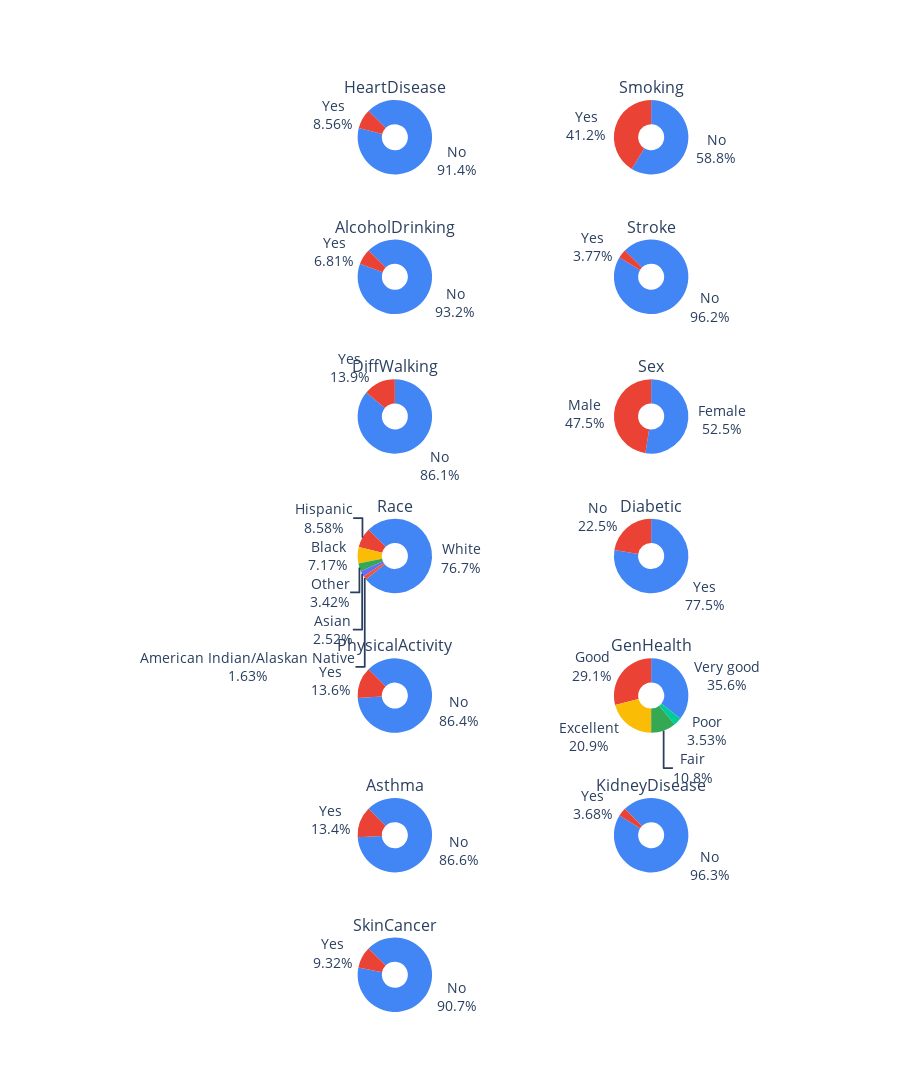

Source (notebook cell):
### Code cell
fig = make_subplots(
    rows=7, cols=2, subplot_titles=("HeartDisease", "Smoking",
                                    "AlcoholDrinking","Stroke",
                                    "DiffWalking", "Sex",
                                    'Race', 'Diabetic',
                                    'PhysicalActivity','GenHealth',
                                    'Asthma', 'KidneyDisease',
                                    'SkinCancer'),
    specs=[[{"type": "domain"}, {"type": "domain"}],
           [{"type": "domain"}, {"type": "domain"}],
           [{"type": "domain"}, {"type": "domain"}],
           [{"type": "domain"}, {"type": "domain"}],
           [{"type": "domain"}, {"type": "domain"}],
           [{"type": "domain"}, {"type": "domain"}],
           [{"type": "domain"}, {"type": "domain"}]],
)

colours = ['#4285f4', '#ea4335', '#fbbc05', '#34a853']

fig.add_trace(go.Pie(labels=np.array(heartdata['HeartDisease'].value_counts().index),
                     values=[x for x in heartdata['HeartDisease'].value_counts()], hole=.35,
                     textinfo='label+percent', rotation=-45, marker_colors=colours),
              row=1, col=1)

fig.add_trace(go.Pie(labels=np.array(heartdata['Smoking'].value_counts().index),
                     values=[x for x in heartdata['Smoking'].value_counts()], hole=.35,
                     textinfo='label+percent', marker_colors=colours),
              row=1, col=2)

fig.add_trace(go.Pie(labels=np.array(heartdata['AlcoholDrinking'].value_counts().index),
                     values=[x for x in heartdata['AlcoholDrinking'].value_counts()], hole=.35,
                     textinfo='label+percent', rotation=-45, marker_colors=colours),
              row=2, col=1)

fig.add_trace(go.Pie(labels=np.array(heartdata['Stroke'].value_counts().index),
                     values=[x for x in heartdata['Stroke'].value_counts()], hole=.35,
                     textinfo='label+percent', rotation=-45, marker_colors=colours),
              row=2, col=2)

fig.add_trace(go.Pie(labels=np.array(heartdata['DiffWalking'].value_counts().index),
                     values=[x for x in heartdata['DiffWalking'].value_counts()], hole=.35,
                     textinfo='label+percent', marker_colors=colours),
              row=3, col=1)

fig.add_trace(go.Pie(labels=np.array(heartdata['Sex'].value_counts().index),
                     values=[x for x in heartdata['Sex'].value_counts()], hole=.35,
                     textinfo='label+percent', marker_colors=colours),
              row=3, col=2)

fig.add_trace(go.Pie(labels=np.array(heartdata['Race'].value_counts().index),
                     values=[x for x in heartdata['Race'].value_counts()], hole=.35,
                     textinfo='label+percent', rotation=-45, marker_colors=colours),
              row=4, col=1)

fig.add_trace(go.Pie(labels=np.array(heartdata['PhysicalActivity'].value_counts().index),
                     values=[x for x in heartdata['PhysicalActivity'].value_counts()], hole=.35,
                     textinfo='label+percent', marker_colors=colours),
              row=4, col=2)

fig.add_trace(go.Pie(labels=np.array(heartdata['Diabetic'].value_counts().index),
                     values=[x for x in heartdata['Diabetic'].value_counts()], hole=.35,
                     textinfo='label+percent', rotation=-45, marker_colors=colours),
              row=5, col=1)

fig.add_trace(go.Pie(labels=np.array(heartdata['GenHealth'].value_counts().index),
                     values=[x for x in heartdata['GenHealth'].value_counts()], hole=.35,
                     textinfo='label+percent', marker_colors=colours),
              row=5, col=2)

fig.add_trace(go.Pie(labels=np.array(heartdata['Asthma'].value_counts().index),
                     values=[x for x in heartdata['Asthma'].value_counts()], hole=.35,
                     textinfo='label+percent', rotation=-45, marker_colors=colours),
              row=6, col=1)

fig.add_trace(go.Pie(labels=np.array(heartdata['KidneyDisease'].value_counts().index),
                     values=[x for x in heartdata['KidneyDisease'].value_counts()], hole=.35,
                     textinfo='label+percent', rotation=-45, marker_colors=colours),
              row=6, col=2)

fig.add_trace(go.Pie(labels=np.array(heartdata['SkinCancer'].value_counts().index),
                     values=[x for x in heartdata['SkinCancer'].value_counts()], hole=.35,
                     textinfo='label+percent', rotation=-45, marker_colors=colours),
              row=7, col=1)


fig.update_layout(height=3200, font=dict(size=14), showlegend=False)

fig.show()

### Figure 1 — Plotly figure (JSON) as saved in the notebook; plotly's stock layout.template omitted (floating-point values rounded to 4 significant figures)
{"data": [{"domain": {"x": [0, 0.45], "y": [0.9184, 1.0]}, "hole": 0.35, "labels": ["No", "Yes"], "marker": {"colors": ["#4285f4", "#ea4335", "#fbbc05", "#34a853"]}, "rotation": -45, "textinfo": "label+percent", "type": "pie", "values": [292422, 27373]}, {"domain": {"x": [0.55, 1], "y": [0.9184, 1.0]}, "hole": 0.35, "labels": ["No", "Yes"], "marker": {"colors": ["#4285f4", "#ea4335", "#fbbc05", "#34a853"]}, "textinfo": "label+percent", "type": "pie", "values": [187887, 131908]}, {"domain": {"x": [0, 0.45], "y": [0.7653, 0.8469]}, "hole": 0.35, "labels": ["No", "Yes"], "marker": {"colors": ["#4285f4", "#ea4335", "#fbbc05", "#34a853"]}, "rotation": -45, "textinfo": "label+percent", "type": "pie", "values": [298018, 21777]}, {"domain": {"x": [0.55, 1], "y": [0.7653, 0.8469]}, "hole": 0.35, "labels": ["No", "Yes"], "marker": {"colors": ["#4285f4", "#ea4335", "#fbbc05", "#34a853"]}, "rotation": -45, "textinfo": "label+percent", "type": "pie", "values": [307726, 12069]}, {"domain": {"x": [0, 0.45], "y": [0.6122, 0.6939]}, "hole": 0.35, "labels": ["No", "Yes"], "marker": {"colors": ["#4285f4", "#ea4335", "#fbbc05", "#34a853"]}, "textinfo": "label+percent", "type": "pie", "values": [275385, 44410]}, {"domain": {"x": [0.55, 1], "y": [0.6122, 0.6939]}, "hole": 0.35, "labels": ["Female", "Male"], "marker": {"colors": ["#4285f4", "#ea4335", "#fbbc05", "#34a853"]}, "textinfo": "label+percent", "type": "pie", "values": [167805, 151990]}, {"domain": {"x": [0, 0.45], "y": [0.4592, 0.5408]}, "hole": 0.35, "labels": ["White", "Hispanic", "Black", "Other", "Asian", "American Indian/Alaskan Native"], "marker": {"colors": ["#4285f4", "#ea4335", "#fbbc05", "#34a853"]}, "rotation": -45, "textinfo": "label+percent", "type": "pie", "values": [245212, 27446, 22939, 10928, 8068, 5202]}, {"domain": {"x": [0.55, 1], "y": [0.4592, 0.5408]}, "hole": 0.35, "labels": ["Yes", "No"], "marker": {"colors": ["#4285f4", "#ea4335", "#fbbc05", "#34a853"]}, "textinfo": "label+percent", "type": "pie", "values": [247957, 71838]}, {"domain": {"x": [0, 0.45], "y": [0.3061, 0.3878]}, "hole": 0.35, "labels": ["No", "Yes"], "marker": {"colors": ["#4285f4", "#ea4335", "#fbbc05", "#34a853"]}, "rotation": -45, "textinfo": "label+percent", "type": "pie", "values": [276434, 43361]}, {"domain": {"x": [0.55, 1], "y": [0.3061, 0.3878]}, "hole": 0.35, "labels": ["Very good", "Good", "Excellent", "Fair", "Poor"], "marker": {"colors": ["#4285f4", "#ea4335", "#fbbc05", "#34a853"]}, "textinfo": "label+percent", "type": "pie", "values": [113858, 93129, 66842, 34677, 11289]}, {"domain": {"x": [0, 0.45], "y": [0.1531, 0.2347]}, "hole": 0.35, "labels": ["No", "Yes"], "marker": {"colors": ["#4285f4", "#ea4335", "#fbbc05", "#34a853"]}, "rotation": -45, "textinfo": "label+percent", "type": "pie", "values": [276923, 42872]}, {"domain": {"x": [0.55, 1], "y": [0.1531, 0.2347]}, "hole": 0.35, "labels": ["No", "Yes"], "marker": {"colors": ["#4285f4", "#ea4335", "#fbbc05", "#34a853"]}, "rotation": -45, "textinfo": "label+percent", "type": "pie", "values": [308016, 11779]}, {"domain": {"x": [0, 0.45], "y": [0, 0.08163]}, "hole": 0.35, "labels": ["No", "Yes"], "marker": {"colors": ["#4285f4", "#ea4335", "#fbbc05", "#34a853"]}, "rotation": -45, "textinfo": "label+percent", "type": "pie", "values": [289976, 29819]}], "layout": {"annotations": [{"font": {"size": 16}, "showarrow": false, "text": "HeartDisease", "x": 0.225, "xanchor": "center", "xref": "paper", "y": 1.0, "yanchor": "bottom", "yref": "paper"}, {"font": {"size": 16}, "showarrow": false, "text": "Smoking", "x": 0.775, "xanchor": "center", "xref": "paper", "y": 1.0, "yanchor": "bottom", "yref": "paper"}, {"font": {"size": 16}, "showarrow": false, "text": "AlcoholDrinking", "x": 0.225, "xanchor": "center", "xref": "paper", "y": 0.8469, "yanchor": "bottom", "yref": "paper"}, {"font": {"size": 16}, "showarrow": false, "text": "Stroke", "x": 0.775, "xanchor": "center", "xref": "paper", "y": 0.8469, "yanchor": "bottom", "yref": "paper"}, {"font": {"size": 16}, "showarrow": false, "text": "DiffWalking", "x": 0.225, "xanchor": "center", "xref": "paper", "y": 0.6939, "yanchor": "bottom", "yref": "paper"}, {"font": {"size": 16}, "showarrow": false, "text": "Sex", "x": 0.775, "xanchor": "center", "xref": "paper", "y": 0.6939, "yanchor": "bottom", "yref": "paper"}, {"font": {"size": 16}, "showarrow": false, "text": "Race", "x": 0.225, "xanchor": "center", "xref": "paper", "y": 0.5408, "yanchor": "bottom", "yref": "paper"}, {"font": {"size": 16}, "showarrow": false, "text": "Diabetic", "x": 0.775, "xanchor": "center", "xref": "paper", "y": 0.5408, "yanchor": "bottom", "yref": "paper"}, {"font": {"size": 16}, "showarrow": false, "text": "PhysicalActivity", "x": 0.225, "xanchor": "center", "xref": "paper", "y": 0.3878, "yanchor": "bottom", "yref": "paper"}, {"font": {"size": 16}, "showarrow": false, "text": "GenHealth", "x": 0.775, "xanchor": "center", "xref": "paper", "y": 0.3878, "yanchor": "bottom", "yref": "paper"}, {"font": {"size": 16}, "showarrow": false, "text": "Asthma", "x": 0.225, "xanchor": "center", "xref": "paper", "y": 0.2347, "yanchor": "bottom", "yref": "paper"}, {"font": {"size": 16}, "showarrow": false, "text": "KidneyDisease", "x": 0.775, "xanchor": "center", "xref": "paper", "y": 0.2347, "yanchor": "bottom", "yref": "paper"}, {"font": {"size": 16}, "showarrow": false, "text": "SkinCancer", "x": 0.225, "xanchor": "center", "xref": "paper", "y": 0.08163, "yanchor": "bottom", "yref": "paper"}], "font": {"size": 14}, "height": 3200, "showlegend": false}}
